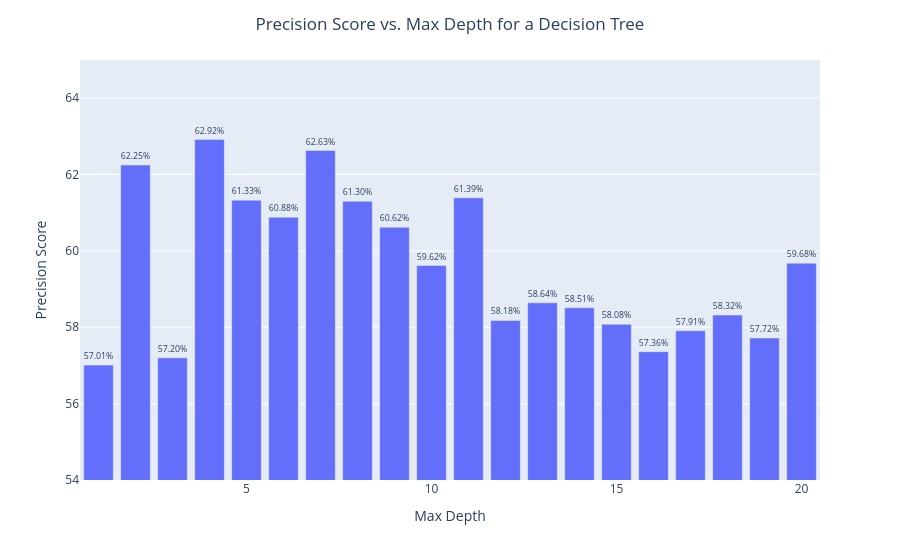

Notebook code for this chart:
### Code cell
# Convert the dictionary to a DataFrame
df = pd.DataFrame(list(precision_by_depth.items()), columns=['max_depth', 'precision_score'])
df.loc[:,'precision_score'] = df.precision_score*100.0 # need for % visualisation

# Create the bar chart using Plotly Express
fig = px.bar(df,
             x='max_depth',
             y='precision_score',
            #  title='Precision Score vs. Max Depth for a Decision Tree',
             labels={'max_depth': 'Max Depth', 'precision_score': 'Precision Score'},
             range_y=[54, 65],
             text='precision_score')

# Update the text format to display as percentages
fig.update_traces(texttemplate='%{text:.2f}%', textposition='outside')

# Center the title
fig.update_layout(title={'text': 'Precision Score vs. Max Depth for a Decision Tree', 'x': 0.5, 'xanchor': 'center'})


# Show the figure
fig.show()

### Figure 1 — Plotly figure (JSON) as saved in the notebook; plotly's stock layout.template omitted (floating-point values rounded to 4 significant figures)
{"data": [{"hovertemplate": "Max Depth=%{x}<br>Precision Score=%{text}<extra></extra>", "legendgroup": "", "marker": {"color": "#636efa", "pattern": {"shape": ""}}, "name": "", "orientation": "v", "showlegend": false, "text": [57.01, 62.25, 57.2, 62.92, 61.33, 60.88, 62.63, 61.3, 60.62, 59.62, 61.39, 58.18, 58.64, 58.51, 58.08, 57.36, 57.91, 58.32, 57.72, 59.68], "textposition": "outside", "texttemplate": "%{text:.2f}%", "type": "bar", "x": [1, 2, 3, 4, 5, 6, 7, 8, 9, 10, 11, 12, 13, 14, 15, 16, 17, 18, 19, 20], "xaxis": "x", "y": [57.01, 62.25, 57.2, 62.92, 61.33, 60.88, 62.63, 61.3, 60.62, 59.62, 61.39, 58.18, 58.64, 58.51, 58.08, 57.36, 57.91, 58.32, 57.72, 59.68], "yaxis": "y"}], "layout": {"barmode": "relative", "legend": {"tracegroupgap": 0}, "margin": {"t": 60}, "title": {"text": "Precision Score vs. Max Depth for a Decision Tree", "x": 0.5, "xanchor": "center"}, "xaxis": {"anchor": "y", "domain": [0, 1], "title": {"text": "Max Depth"}}, "yaxis": {"anchor": "x", "domain": [0, 1], "range": [54, 65], "title": {"text": "Precision Score"}}}}
